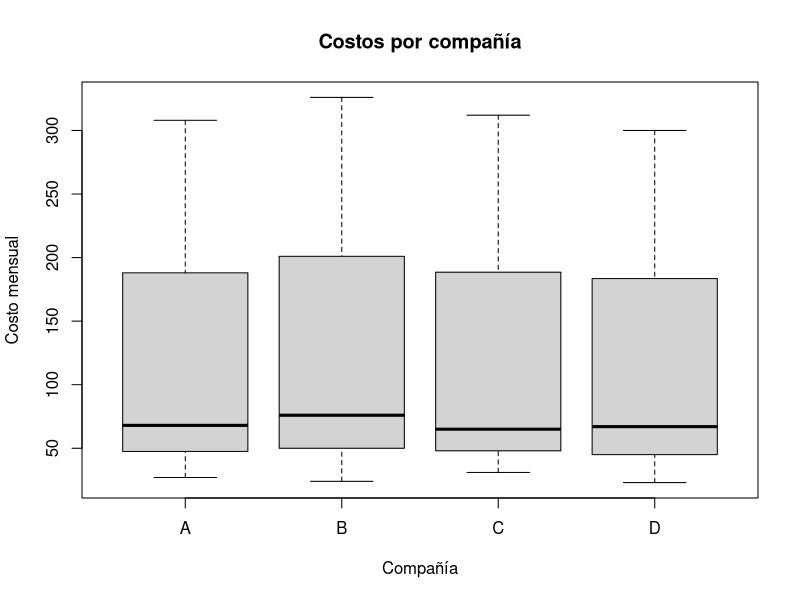
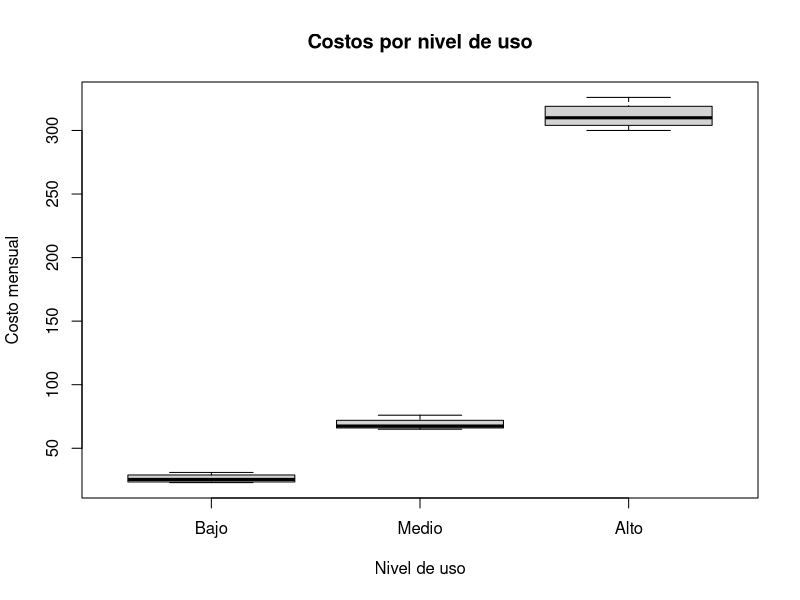

R code for these plots, in order:
## ---- chunk 1
library(dplyr)
library(ggplot2)
## ---- chunk 2
datos <- data.frame(
  Uso = factor(rep(c("Bajo","Medio","Alto"), each = 4),
               levels = c("Bajo","Medio","Alto")),
  Compania = factor(rep(c("A","B","C","D"), times = 3)),
  Costo = c(
    27,24,31,23,
    68,76,65,67,
    308,326,312,300
  )
)
head(datos)
## ---- chunk 3
resumen_compania <- datos %>%
  group_by(Compania) %>%
  summarise(
    Promedio = mean(Costo),
    Desviacion_estandar = sd(Costo),
    n = n()
  )
resumen_compania
## ---- chunk 4
resumen_uso <- datos %>%
  group_by(Uso) %>%
  summarise(
    Promedio = mean(Costo),
    Desviacion_estandar = sd(Costo),
    n = n()
  )
resumen_uso
## ---- chunk 5
boxplot(Costo ~ Compania, data = datos,
        main = "Costos por compañía",
        xlab = "Compañía", ylab = "Costo mensual")
## ---- chunk 6
boxplot(Costo ~ Uso, data = datos,
        main = "Costos por nivel de uso",
        xlab = "Nivel de uso", ylab = "Costo mensual")
## ---- chunk 7
modelo_anova <- aov(Costo ~ Compania + Uso, data = datos)
summary(modelo_anova)
## ---- chunk 8
anova(modelo_anova)
